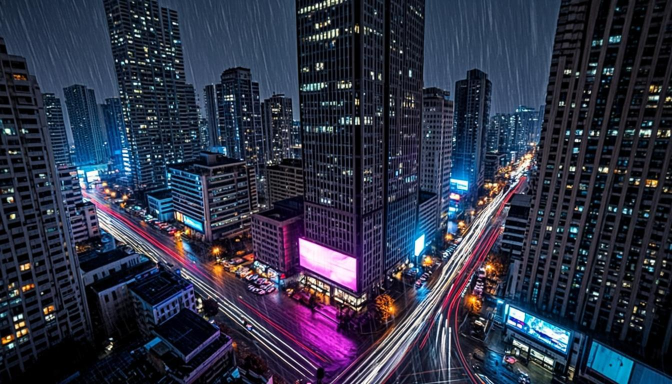
#> input picture vault/История Даро — База канона/attachments/hero-city.png, 1344 x 768 px, found by its file name (shown at 1/2 size)
$ python make-wallpapers.py
#> lines starting #> are read from the running program, lines starting #| are printed output that depends on the picture
#> in make_wallpaper, im is the input picture: PIL image 1344x768 RGB; mean R, G, B 46.6, 50.8, 69.7
#!/usr/bin/env python3
# ============================================================
# ИСТОРИЯ ДАРО — стена «Артефакты» (BACKLOG п.16/п.24):
# обои из готовых картинок /gallery. Без обращения к внешним
# API: только локальная обработка существующих файлов public/.
#   сцены 1344x768  -> рабочий стол 1920x1080 (кроп 16:9)
#   портреты 864x1152, обложки 768x1344 -> телефон 1080x1920
#     (кроп 9:16 по центру, полная высота сохраняется)
# Апскейл Lanczos + лёгкая доводка резкости; webp q=85.
# Запуск: python3 scripts/make-wallpapers.py  (из корня репо)
# ============================================================

from pathlib import Path
from PIL import Image, ImageFilter

ROOT = Path(__file__).resolve().parent.parent
PUBLIC = ROOT / "public"
OUT = PUBLIC / "wallpapers"

# (исходник, базовое имя, вариант)
JOBS = [
    # — рабочий стол: сцены —
    ("covers/hero-city.png",      "wp-desktop-city",     "desktop"),
    ("img/scenes/world.webp",     "wp-desktop-world",    "desktop"),
    ("img/scenes/implants.webp",  "wp-desktop-implants", "desktop"),
    ("img/scenes/armory.webp",    "wp-desktop-armory",   "desktop"),
    ("img/scenes/story.webp",     "wp-desktop-story",    "desktop"),
    ("img/scenes/pobeg.webp",     "wp-desktop-pobeg",    "desktop"),
    # — рабочий стол: сцены, батч 4 —
    ("img/scenes/scene-kotel.webp",        "wp-desktop-kotel",        "desktop"),
    ("img/scenes/scene-cleaners.webp",     "wp-desktop-cleaners",     "desktop"),
    ("img/scenes/scene-hunter.webp",       "wp-desktop-hunter",       "desktop"),
    ("img/scenes/scene-perimeter.webp",    "wp-desktop-perimeter",    "desktop"),
    ("img/scenes/scene-technodominus.webp","wp-desktop-technodominus","desktop"),
    ("img/scenes/scene-dominator.webp",    "wp-desktop-dominator",    "desktop"),
    ("img/scenes/scene-lab.webp",          "wp-desktop-lab",          "desktop"),
    ("img/scenes/scene-conveyor.webp",     "wp-desktop-conveyor",     "desktop"),
    ("img/scenes/scene-skybridge.webp",    "wp-desktop-skybridge",    "desktop"),
    # — телефон: портреты —
    ("img/chars/daro.webp",       "wp-phone-daro",       "phone"),
    ("img/chars/ohotnik.webp",    "wp-phone-ohotnik",    "phone"),
    ("img/chars/lina.webp",       "wp-phone-lina",       "phone"),
    ("img/chars/aya.webp",        "wp-phone-aya",        "phone"),
    ("img/chars/nemezida.webp",   "wp-phone-nemezida",   "phone"),
    ("img/chars/jack.webp",       "wp-phone-jack",       "phone"),
    ("img/chars/raiz.webp",       "wp-phone-raiz",       "phone"),
    ("img/chars/skorpion.webp",   "wp-phone-skorpion",   "phone"),
    ("img/chars/berginator.webp", "wp-phone-berginator", "phone"),
    ("img/chars/darkdarus.webp",  "wp-phone-darkdarus",  "phone"),
    # — телефон: обложки томов —
    ("covers/book1.png",          "wp-phone-tom1",       "phone"),
    ("covers/book2.png",          "wp-phone-tom2",       "phone"),
    ("covers/book3.png",          "wp-phone-tom3",       "phone"),
]

DESKTOP = (1920, 1080)
PHONE = (1080, 1920)


def center_crop_to_ratio(im: Image.Image, ratio: float) -> Image.Image:
    """Кроп по центру до заданного отношения сторон (w/h), высота полная."""
#> called with ratio = 1.78
    w, h = im.size
#> w = 1344; h = 768
    target_w = round(h * ratio)
#> target_w = 1365
    if target_w <= w:
        x0 = (w - target_w) // 2
        return im.crop((x0, 0, x0 + target_w, h))
    # исходник уже ýже целевого (не бывает в наших наборах) — режем по высоте
    target_h = round(w / ratio)
#> target_h = 756
    y0 = (h - target_h) // 2
#> y0 = 6
    return im.crop((0, y0, w, y0 + target_h))
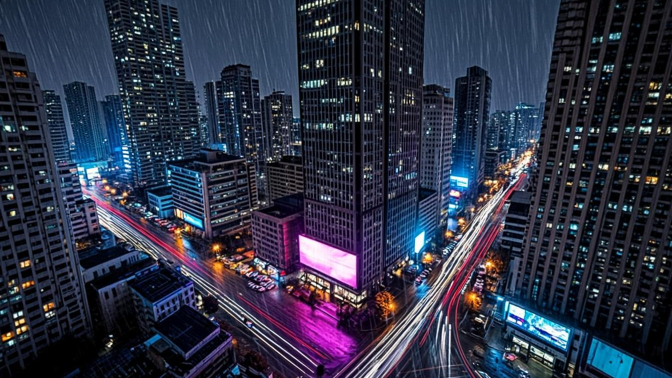
#> returned value: PIL image 1344x756 RGB (shown at 1/2 size); mean R, G, B 46.9, 51, 69.9


def make_wallpaper(src: Path, dst: Path, variant: str) -> tuple:
    im = Image.open(src).convert("RGB")
    ratio = DESKTOP[0] / DESKTOP[1] if variant == "desktop" else PHONE[0] / PHONE[1]
    im = center_crop_to_ratio(im, ratio)
    im = im.resize(DESKTOP if variant == "desktop" else PHONE, Image.LANCZOS)
#> im: PIL image 1920x1080 RGB
    # лёгкая доводка резкости после апскейла — чтобы не мылило
    im = im.filter(ImageFilter.UnsharpMask(radius=1.6, percent=60, threshold=2))
    im.save(dst, "WEBP", quality=85, method=6)
    return im.size


def main() -> None:
    OUT.mkdir(parents=True, exist_ok=True)
    total = 0
    for src_rel, name, variant in JOBS:
        src = PUBLIC / src_rel
        if not src.exists():
            raise SystemExit(f"НЕТ ФАЙЛА: {src}")
        dst = OUT / f"{name}.webp"
        size = make_wallpaper(src, dst, variant)
#> size = (1920, 1080)
        kb = dst.stat().st_size // 1024
        total += kb
        print(f"{name}.webp  {size[0]}x{size[1]}  {kb} КБ")
#| wp-desktop-city.webp  1920x1080  331 КБ
#> pass 2 of the loop in main, `for src_rel, name, variant in JOBS:`:
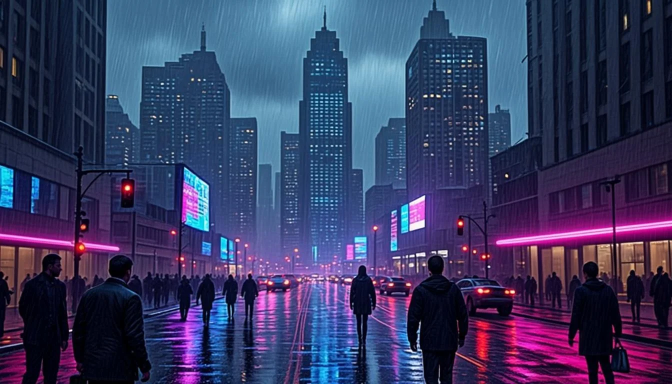
#> input picture vault/История Даро — База канона/attachments/world.webp, 1344 x 768 px, found by its file name (shown at 1/2 size)
#> in make_wallpaper, im is the input picture: PIL image 1344x768 RGB; mean R, G, B 56.7, 59, 98.3
#> in center_crop_to_ratio (call 2), `return im.crop((0, y0, w, y0 + target_h))`:
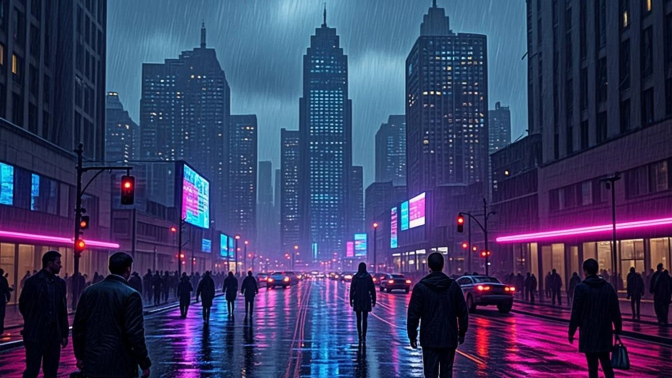
#> returned value: PIL image 1344x756 RGB (shown at 1/2 size); mean R, G, B 56.8, 58.9, 98.3
#| wp-desktop-world.webp  1920x1080  197 КБ
#> pass 3 of the loop in main, `for src_rel, name, variant in JOBS:`:
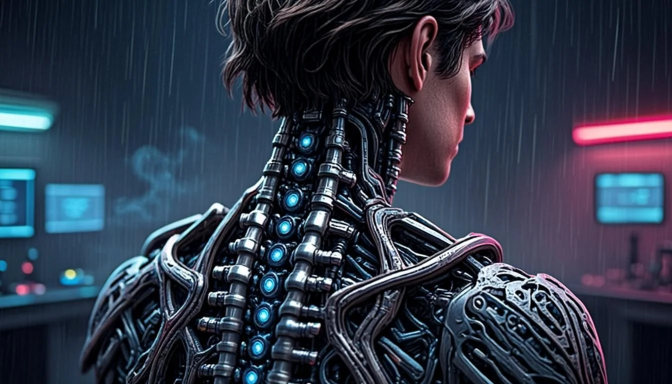
#> input picture vault/История Даро — База канона/attachments/implants.webp, 1344 x 768 px, found by its file name (shown at 1/2 size)
#> in make_wallpaper, im is the input picture: PIL image 1344x768 RGB; mean R, G, B 48.5, 57.1, 73.8
#> in center_crop_to_ratio (call 3), `return im.crop((0, y0, w, y0 + target_h))`:
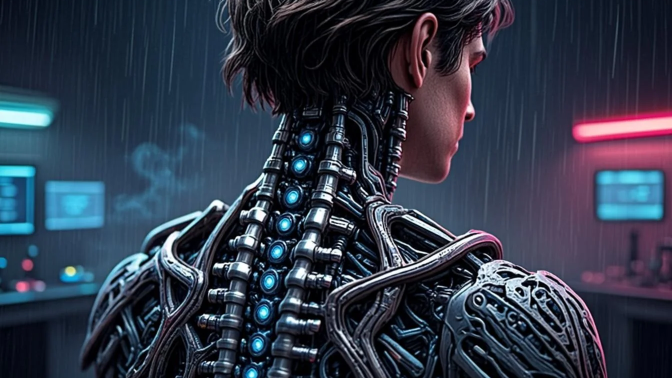
#> returned value: PIL image 1344x756 RGB (shown at 1/2 size); mean R, G, B 48.8, 57.5, 74.2
#| wp-desktop-implants.webp  1920x1080  168 КБ
#> the loop made 7 passes; the first 3 are shown
    print(f"---\nитого: {len(JOBS)} файлов, {total // 1024} МБ")


if __name__ == "__main__":
#> (the run stopped early here; a loop or call above may not have finished)
